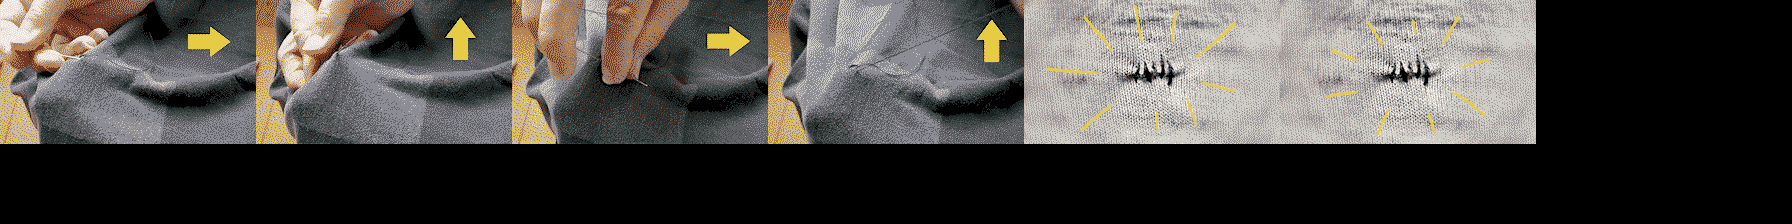

This game map was drawn from its Tiled (.tmx) file and the tilesets committed beside it. A one-line description and the trimmed map source follow:
An orthogonal 112x14 tile map with 16x16 px tiles, 3 tile layers (map, objects, foreground), 3 tilesets.

<map version="1.9" tiledversion="1.9.2" orientation="orthogonal" renderorder="right-down" width="112" height="14" tilewidth="16" tileheight="16" hexsidelength="0" infinite="0" nextlayerid="7" nextobjectid="1" compressionlevel="0">
  <properties>
    <property name="override_palette" type="file" value="lvl_sew2.tileset.png" />
  </properties>
  <tileset firstgid="1" source="..\Actors.tsx" />
  <tileset firstgid="257" source="..\Blocks.tsx" />
  <tileset firstgid="513" source="lvl_sew2.tileset.tsx" />
  <layer id="1" name="map" width="112" height="14">
    <data>[1568 cells, 864 non-empty, 857 distinct tile ids]</data>
    <properties>
      <property name="amiga_ocs" type="bool" value="true" />
      <property name="foreground" type="bool" value="false" />
      <property name="megadrive" type="bool" value="true" />
    </properties>
  </layer>
  <layer id="2" name="objects" width="112" height="14">
    <data>[1568 cells, 0 non-empty, 0 distinct tile ids]</data>
    <properties>
      <property name="amiga_ocs" type="bool" value="true" />
      <property name="foreground" type="bool" value="false" />
      <property name="megadrive" type="bool" value="true" />
    </properties>
  </layer>
  <layer id="3" name="foreground" width="112" height="14">
    <data>[1568 cells, 0 non-empty, 0 distinct tile ids]</data>
    <properties>
      <property name="amiga_ocs" type="bool" value="true" />
      <property name="foreground" type="bool" value="true" />
      <property name="megadrive" type="bool" value="true" />
    </properties>
  </layer>
  <objectgroup id="5" name="events" />
</map>
